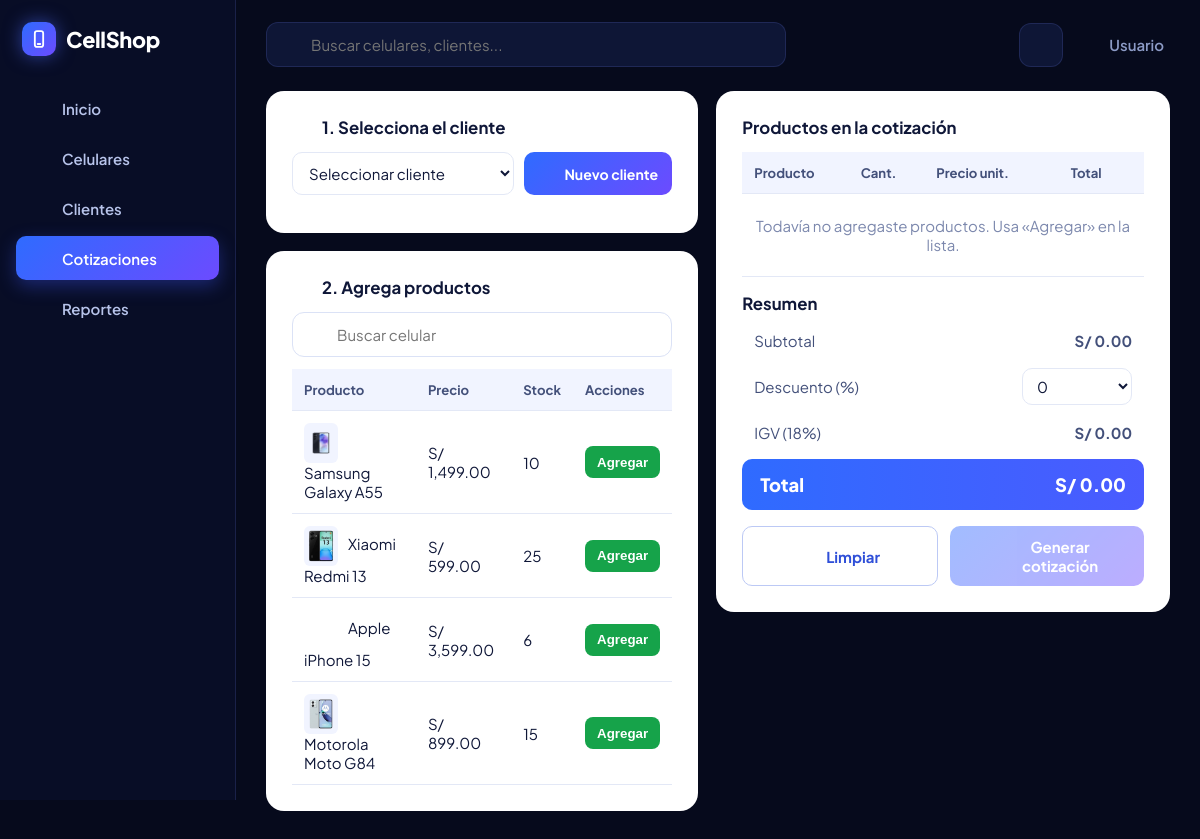
/cotizacion.php, run on the app's committed database.
### tables this page shows
CREATE TABLE celulares (
  id INT AUTO_INCREMENT PRIMARY KEY,
  marca VARCHAR(60) NOT NULL,
  modelo VARCHAR(80) NOT NULL,
  ram VARCHAR(20) NOT NULL DEFAULT '',
  almacenamiento VARCHAR(20) NOT NULL DEFAULT '',
  pantalla VARCHAR(40) NOT NULL DEFAULT '',
  precio DECIMAL(10,2) NOT NULL,
  stock INT NOT NULL DEFAULT 0,
  imagen VARCHAR(120) NOT NULL DEFAULT ''
);

### public/cotizacion.php (the view, shortened to what this page needs)
<?php $titulo='Nueva cotización'; require '../includes/header.php';
$cel=leer('celulares'); $cli=leer('clientes'); $err=''; $pre=[]; $cid=0; $desc=0;
?>
<form method="post" class="cot" id="cotizador" data-precarga="<?= h(json_encode($pre?:new stdClass)) ?>" data-descuento="<?= (float)$desc ?>">
 <div class="col">
  <section class="panel claro">
   <h3 class="paso"><?= ico('users') ?> 1. Selecciona el cliente</h3>
   <div class="sel-cli">
    <select name="cliente" id="cliente" required aria-label="Cliente"><option value="">Seleccionar cliente</option>
    </select>
    <a class="btn chico" href="clientes.php?nuevo=1#form"><?= ico('plus') ?> Nuevo cliente</a>
   </div>
  </section>
  <section class="panel claro">
   <h3 class="paso"><?= ico('phone') ?> 2. Agrega productos</h3>
   <div class="buscador" style="background:#fff;border-color:#dbe2f6;color:#5b6894;margin-bottom:12px"><?= ico('search') ?><input id="buscar-prod" type="search" placeholder="Buscar celular" style="border:0;color:#0f1738;background:none;flex:1"></div>
   <div class="tab-scroll"><table id="catalogo">
    <tr><th>Producto</th><th>Precio</th><th>Stock</th><th>Acciones</th></tr>
    <?php foreach($cel as $p): ?>
    <tr data-id="<?= $p['id'] ?>" data-nombre="<?= h($p['marca'].' '.$p['modelo']) ?>" data-precio="<?= (float)$p['precio'] ?>" data-stock="<?= (int)$p['stock'] ?>" data-buscar="<?= h(strtolower($p['marca'].' '.$p['modelo'])) ?>">
     <td><?php if($p['imagen']): ?><img class="mini" src="img/celulares/<?= h($p['imagen']) ?>" alt="" onerror="this.style.visibility='hidden'"><?php endif; ?><?= h($p['marca'].' '.$p['modelo']) ?></td>
     <td><?= soles($p['precio']) ?></td><td><?= (int)$p['stock'] ?></td>
     <td><button type="button" class="ib vd agregar" style="width:auto;padding:0 12px;font-weight:700" <?= $p['stock']>0?'':'disabled' ?>>Agregar</button></td>
    </tr>
    <?php endforeach; ?>
   </table></div>
  </section>
 </div>
 <section class="panel claro">
  <h3>Productos en la cotización</h3>
  <div class="tab-scroll"><table>
   <thead><tr><th>Producto</th><th>Cant.</th><th>Precio unit.</th><th class="der">Total</th><th></th></tr></thead>
   <tbody id="carrito"></tbody>
  </table></div>
  <div class="resumen">
   <h3>Resumen</h3>
   <div class="lin"><span>Subtotal</span><b id="sub">S/ 0.00</b></div>
   <div class="lin"><span>Descuento (%)</span>
    <select name="descuento" id="desc" aria-label="Descuento"><?php foreach([0,5,10,15,20] as $d): ?><option value="<?= $d ?>" <?= (float)$desc===(float)$d?'selected':'' ?>><?= $d ?></option><?php endforeach; ?></select></div>
   <div class="lin"><span>IGV (18%)</span><b id="igv">S/ 0.00</b></div>
   <div class="total"><span>Total</span><span id="tot">S/ 0.00</span></div>
   <div class="acciones"><button type="button" class="btn suave" id="limpiar"><?= ico('trash') ?> Limpiar</button><button class="btn" id="generar" disabled><?= ico('doc') ?> Generar cotización</button></div>
  </div>
 </section>
</form>
<?php require '../includes/footer.php'; ?>

### includes/header.php (shortened to what this page needs)
<?php
function leer($n){
  $pdo=db();
  if($n==='celulares') return array_map(fn($r)=>['id'=>(int)$r['id'],'marca'=>$r['marca'],'modelo'=>$r['modelo'],'ram'=>(string)$r['ram'],'almacenamiento'=>(string)$r['almacenamiento'],'pantalla'=>(string)$r['pantalla'],'precio'=>(float)$r['precio'],'stock'=>(int)$r['stock'],'imagen'=>(string)$r['imagen']],$pdo->query('SELECT * FROM celulares ORDER BY id')->fetchAll());
  if($n==='clientes') return array_map(fn($r)=>['id'=>(int)$r['id'],'nombre'=>$r['nombre'],'dni'=>$r['dni'],'telefono'=>(string)$r['telefono'],'email'=>(string)$r['email']],$pdo->query('SELECT * FROM clientes ORDER BY id')->fetchAll());
  return [];
}
function h($s){return htmlspecialchars((string)$s,ENT_QUOTES,'UTF-8');}
function soles($n){return 'S/ '.number_format((float)$n,2);}
function ico($n){
  $p=[
   'home'=>'<path d="M3 10.5 12 3l9 7.5V20a1 1 0 0 1-1 1h-5v-6H9v6H4a1 1 0 0 1-1-1z"/>',
   'phone'=>'<rect x="7" y="2" width="10" height="20" rx="2.5"/><path d="M11 18h2"/>',
   'users'=>'<circle cx="9" cy="8" r="3.5"/><path d="M2.5 20c0-3.6 2.9-6 6.5-6s6.5 2.4 6.5 6"/><path d="M16 4.5a3.5 3.5 0 0 1 0 7M18 14.5c2.2.7 3.5 2.6 3.5 5.5"/>',
   'doc'=>'<path d="M6 2h8l5 5v15H6z"/><path d="M14 2v5h5M9 13h7M9 17h7"/>',
   'chart'=>'<path d="M5 21v-8M12 21V4M19 21V9"/>',
   'search'=>'<circle cx="11" cy="11" r="7"/><path d="m20 20-3.5-3.5"/>',
   'sun'=>'<circle cx="12" cy="12" r="4"/><path d="M12 2v2M12 20v2M4.9 4.9l1.4 1.4M17.7 17.7l1.4 1.4M2 12h2M20 12h2M4.9 19.1l1.4-1.4M17.7 6.3l1.4-1.4"/>',
   'plus'=>'<path d="M12 5v14M5 12h14"/>',
   'edit'=>'<path d="M4 20h4L19 9l-4-4L4 16z"/><path d="m13.5 6.5 4 4"/>',
   'trash'=>'<path d="M4 7h16M10 11v6M14 11v6M6 7l1 13h10l1-13M9 7V4h6v3"/>',
   'arrow'=>'<path d="M5 12h14M13 6l6 6-6 6"/>',
   'back'=>'<path d="M19 12H5M11 6l-6 6 6 6"/>',
   'shield'=>'<path d="M12 3l8 3v6c0 5-3.5 8-8 9-4.5-1-8-4-8-9V6z"/><path d="m9 12 2 2 4-4"/>',
   'tag'=>'<path d="M3 12V4h8l10 10-8 8z"/><circle cx="7.5" cy="8.5" r="1.2"/>',
   'headset'=>'<path d="M4 14v-2a8 8 0 0 1 16 0v2"/><rect x="3" y="14" width="4" height="6" rx="1.5"/><rect x="17" y="14" width="4" height="6" rx="1.5"/>',
   'bolt'=>'<path d="M13 2 4 14h7l-1 8 9-12h-7z"/>',
   'print'=>'<path d="M7 9V3h10v6M7 17H4v-7h16v7h-3"/><rect x="7" y="14" width="10" height="7"/>',
   'download'=>'<path d="M12 3v12M7 10l5 5 5-5M4 21h16"/>',
   'user'=>'<circle cx="12" cy="8" r="4"/><path d="M4 21c0-4 3.5-6 8-6s8 2 8 6"/>',
   'x'=>'<path d="M6 6l12 12M18 6 6 18"/>',
   'call'=>'<path d="M5 3h4l2 5-2.5 1.5a11 11 0 0 0 6 6L16 13l5 2v4a2 2 0 0 1-2 2A16 16 0 0 1 3 5a2 2 0 0 1 2-2z"/>',
   'mail'=>'<rect x="3" y="5" width="18" height="14" rx="2"/><path d="m3 7 9 6 9-6"/>',
  ];
  return '<svg class="ico" viewBox="0 0 24 24" fill="none" stroke="currentColor" stroke-width="2" stroke-linecap="round" stroke-linejoin="round" aria-hidden="true">'.($p[$n]??'').'</svg>';
}
  $sin=(int)$p['stock']<=0; ?>
?><!DOCTYPE html>
<html lang="es"><head><meta charset="UTF-8">
<link rel="stylesheet" href="css/estilos.css"></head>
<body>
<?php include __DIR__.'/menu.php'; ?>
<main class="contenido">
<header class="top">
 <form class="buscador" action="celulares.php" method="get" role="search">
  <?= ico('search') ?><input id="buscar" name="q" type="search" placeholder="Buscar celulares, clientes..." value="<?= h($_GET['q']??'') ?>" autocomplete="off" aria-label="Buscar">
 </form>
 <button type="button" class="icono" id="tema" title="Cambiar tema" aria-label="Cambiar tema"><?= ico('sun') ?></button>
 <span class="usuario"><?= ico('user') ?> Usuario</span>
</header>

### includes/menu.php (shortened to what this page needs)
<?php $act=basename($_SERVER['SCRIPT_NAME']);
$links=[
 'index.php'=>['Inicio','home',['index.php']],
 'celulares.php'=>['Celulares','phone',['celulares.php']],
 'clientes.php'=>['Clientes','users',['clientes.php']],
 'detalle_cotizacion.php'=>['Cotizaciones','doc',['detalle_cotizacion.php','cotizacion.php']],
 'reporte.php'=>['Reportes','chart',['reporte.php']],
];
$logo='<span class="marca-ico"><svg viewBox="0 0 24 24" fill="none" stroke="#fff" stroke-width="2.2" stroke-linecap="round"><rect x="7" y="2.5" width="10" height="19" rx="2.6"/><path d="M10.5 18h3"/></svg></span>'; ?>
<aside class="menu"><a class="logo" href="index.php"><?= $logo ?>CellShop</a><nav aria-label="Principal">
<?php foreach($links as $f=>[$t,$i,$grp]): ?><a href="<?= $f ?>" class="<?= in_array($act,$grp)?'activo':'' ?>"><?= ico($i) ?><span><?= $t ?></span></a><?php endforeach; ?>
</nav></aside>

### includes/footer.php (shortened to what this page needs)
</main>
</body></html>

### public/css/estilos.css (style rules this page uses)
:root { --bg:#060a1c;--lado:#080d26;--panel:#0e1636;--panel2:#141e47;--linea:rgba(120,140,255,.16); --tx:#eef2ff;--mut:#8c9bc6;--az:#2f6bff;--vio:#6c4bff;--campo:rgba(255,255,255,.06); --grad:linear-gradient(135deg,#2f6bff,#6c4bff);--ok:#16a34a;--mal:#e5484d; --fuente:'Plus Jakarta Sans',system-ui,'Segoe UI',sans-serif; }
* { box-sizing:border-box }
html { color-scheme:dark }
body { margin:0;font-family:var(--fuente);background:var(--bg);color:var(--tx);display:flex;min-height:100vh;font-size:15px }
a { color:inherit }
.ico { width:20px;height:20px;flex:none }
.menu { width:236px;flex:none;background:var(--lado);border-right:1px solid var(--linea);padding:22px 16px;position:sticky;top:0;height:100vh }
.logo { display:flex;align-items:center;gap:10px;font-size:1.35rem;font-weight:800;text-decoration:none;color:#fff;margin:0 6px 30px;letter-spacing:-.3px }
.marca-ico { width:34px;height:34px;border-radius:10px;background:var(--grad);display:grid;place-items:center;box-shadow:0 0 18px rgba(79,107,255,.55) }
.marca-ico svg { width:20px;height:20px }
.menu nav a { display:flex;align-items:center;gap:12px;padding:12px 14px;border-radius:10px;color:#b7c3ea;text-decoration:none;font-weight:600;margin-bottom:6px;transition:background .15s,color .15s }
.menu nav a.activo { background:var(--grad);color:#fff;box-shadow:0 6px 18px rgba(63,90,255,.35) }
.contenido { flex:1;min-width:0;padding:22px 30px 40px;max-width:1280px }
.top { display:flex;align-items:center;gap:12px;margin-bottom:24px }
.buscador { flex:1;max-width:520px;display:flex;align-items:center;gap:10px;background:var(--panel);border:1px solid var(--linea);border-radius:12px;padding:0 14px;color:var(--mut) }
.buscador input { flex:1;background:none;border:0;color:var(--tx);font:inherit;padding:12px 0;min-width:0 }
.icono { background:var(--panel);border:1px solid var(--linea);color:var(--tx);width:44px;height:44px;border-radius:12px;display:grid;place-items:center;cursor:pointer;margin-left:auto }
.usuario { display:flex;align-items:center;gap:8px;color:var(--mut);font-weight:600;padding:0 6px }
.btn,.btn-cot { display:inline-flex;align-items:center;justify-content:center;gap:8px;background:var(--grad);color:#fff;border:0;padding:11px 20px;border-radius:10px;cursor:pointer;text-decoration:none;font:inherit;font-weight:700;transition:filter .15s,transform .1s }
.btn .ico { width:18px;height:18px }
.btn.suave { background:transparent;border:1.5px solid #bcc9f5;color:#2f4fd8 }
.btn.chico { padding:8px 14px;font-size:.88rem }
.btn[disabled] { opacity:.45;cursor:not-allowed;filter:none }
.claro { --tx:#0f1738;--mut:#5b6894;--linea:#e3e8f6;--panel2:#f1f4ff;--campo:#fff;background:#fff;color:#0f1738 }
.panel { border-radius:18px;padding:26px;margin-bottom:18px }
.panel h3 { margin:0 0 14px;font-size:1.05rem }
table { width:100%;border-collapse:collapse }
th,td { padding:12px 12px;text-align:left;border-bottom:1px solid var(--linea);vertical-align:middle }
th { font-size:.82rem;font-weight:700;background:var(--panel2);color:#43507a }
td.der,th.der { text-align:right }
.tab-scroll { overflow-x:auto }
.mini { width:34px;height:40px;object-fit:contain;vertical-align:middle;margin-right:10px;background:#f1f4ff;border-radius:6px }
.ib { width:32px;height:32px;border-radius:8px;border:0;display:inline-grid;place-items:center;cursor:pointer;color:#fff;text-decoration:none }
.ib.vd { background:#16a34a }
input,select,textarea { font:inherit;color:var(--tx);background:var(--campo);border:1px solid var(--linea);border-radius:10px;padding:10px 12px;min-width:0 }
select option { color:#0f1738;background:#fff }
.cot { display:grid;grid-template-columns:minmax(0,1fr) minmax(0,1.05fr);gap:18px;align-items:start }
.cot .panel { margin:0 }
.cot .col { display:grid;gap:18px }
.paso { display:flex;align-items:center;gap:10px }
.paso .ico { color:#2f6bff }
.sel-cli { display:flex;gap:10px }
.sel-cli select { flex:1 }
.resumen { margin-top:16px }
.resumen h3 { margin-bottom:8px }
.lin { display:flex;justify-content:space-between;align-items:center;padding:9px 12px;color:#43507a }
.lin select { width:110px;padding:7px 10px }
.total { display:flex;justify-content:space-between;background:linear-gradient(90deg,#2f6bff,#4a5bff);color:#fff;border-radius:10px;padding:14px 18px;font-size:1.15rem;font-weight:800;margin:8px 0 16px }
.acciones { display:flex;gap:12px }
.acciones>* { flex:1 }

### data on the page
celulares: imagen (picture), marca+modelo "Samsung Galaxy A55", precio "S/ 1,499.00", stock "10"
celulares: imagen (picture), marca+modelo "Xiaomi Redmi 13", precio "S/ 599.00", stock "25"
celulares: marca+modelo "Apple iPhone 15", precio "S/ 3,599.00", stock "6"
celulares: imagen (picture), marca+modelo "Motorola Moto G84", precio "S/ 899.00", stock "15"

### other printed values
$t "Inicio"
$t "Celulares"
$t "Clientes"
$t "Cotizaciones"
$t "Reportes"
form field descuento "0"
